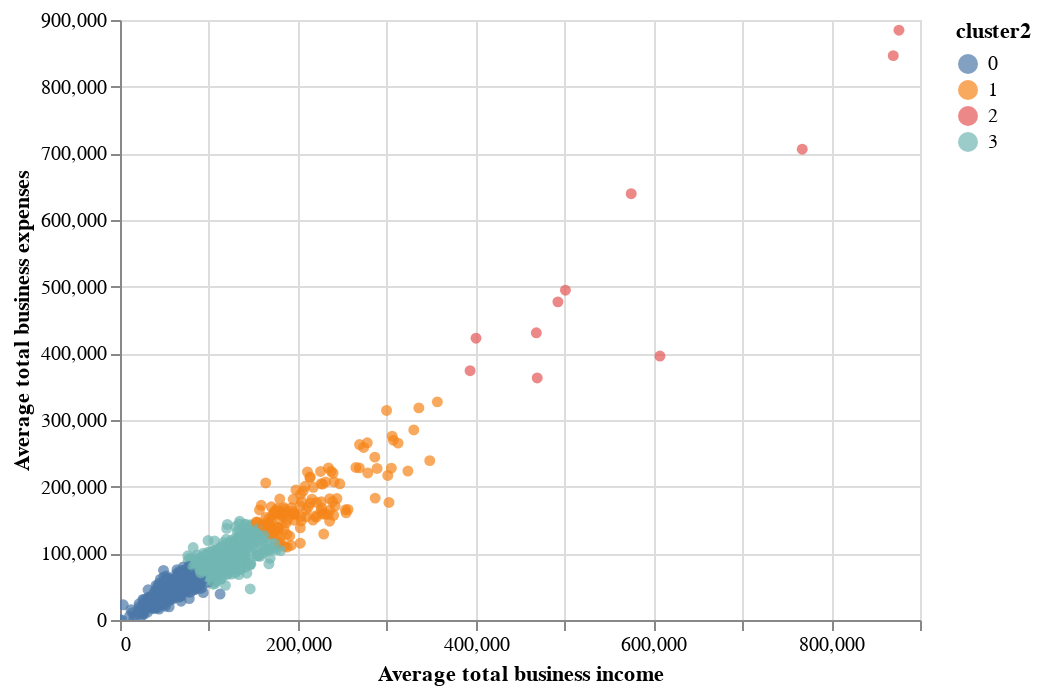

Notebook code for this chart:
### Code cell
model3 = KMeans(random_state=42, n_clusters=4)
model3.fit(X)

df['cluster2'] = model3.predict(X)

scatter_plot.encode(
    x='Average total business income', 
    y='Average total business expenses', 
    color='cluster2:N', 
    tooltip = ['Postcode', 'cluster', 'Average total business income', 'Average total business expenses']
).interactive()

### Figure 1 — Vega-Lite specification as saved in the notebook (floating-point values rounded to 4 significant figures; data arrays with more than 128 entries replaced by an {"elided": "..."} marker saying what was removed)
{"config": {"view": {"continuousWidth": 400, "continuousHeight": 300}}, "data": {"name": "data-35a47db5aebb1ea89d4f59eaadf690d8"}, "mark": "circle", "encoding": {"color": {"type": "nominal", "field": "cluster2"}, "tooltip": [{"type": "quantitative", "field": "Postcode"}, {"type": "quantitative", "field": "cluster"}, {"type": "quantitative", "field": "Average total business income"}, {"type": "quantitative", "field": "Average total business expenses"}], "x": {"type": "quantitative", "field": "Average total business income"}, "y": {"type": "quantitative", "field": "Average total business expenses"}}, "selection": {"selector007": {"type": "interval", "bind": "scales", "encodings": ["x", "y"]}}, "$schema": "https://vega.github.io/schema/vega-lite/v4.8.1.json", "datasets": {"data-35a47db5aebb1ea89d4f59eaadf690d8": {"elided": "2473 records"}}}
